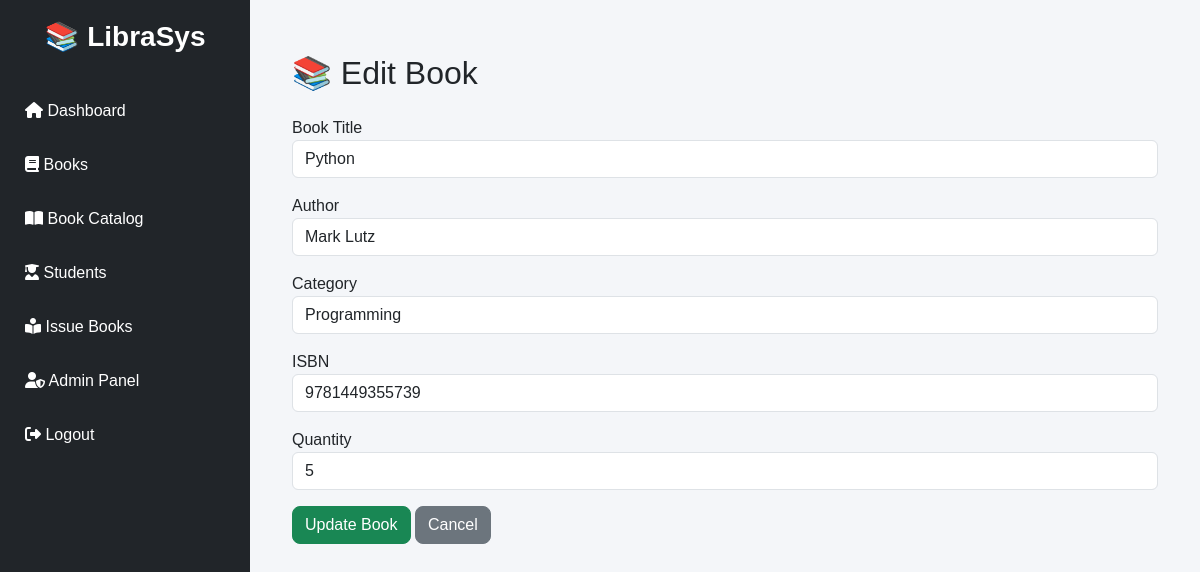
The page /books/edit/2/ (signed in) on the database its author committed.
### library/models.py (models this page shows, shortened)
class Book(models.Model):
    title = models.CharField(max_length=200)
    author = models.CharField(max_length=100)
    isbn = models.CharField(max_length=20, unique=True)
    cover = models.ImageField(upload_to='book_covers/', blank=True, null=True)
    category = models.CharField(max_length=100)
    quantity = models.PositiveIntegerField(default=1)
    available = models.PositiveIntegerField(default=1)
    added_on = models.DateTimeField(auto_now_add=True)

### library/views.py (the view, shortened to what this page needs)
# urls.py: path('books/edit/<int:book_id>/', views.edit_book, name='edit_book'),
@login_required
@user_passes_test(lambda u: u.is_staff)
def edit_book(request, book_id):
    book = get_object_or_404(Book, id=book_id)
    return render(request, "library/edit_book.html", {
        "book": book
    })

### library/templates/library/edit_book.html (shortened to what this page needs)
{% extends 'library/base.html' %}
{% block content %}
<div class="container mt-4">
    <h2 class="mb-4">📚 Edit Book</h2>
    <form method="POST">
        <div class="mb-3">
            <label>Book Title</label>
            <input type="text" name="title" class="form-control" value="{{ book.title }}" required>
        </div>
        <div class="mb-3">
            <label>Author</label>
            <input type="text" name="author" class="form-control" value="{{ book.author }}" required>
        </div>
        <div class="mb-3">
            <label>Category</label>
            <input type="text" name="category" class="form-control" value="{{ book.category }}" required>
        </div>
        <div class="mb-3">
            <label>ISBN</label>
            <input type="text" name="isbn" class="form-control" value="{{ book.isbn }}" required>
        </div>
        <div class="mb-3">
            <label>Quantity</label>
            <input type="number" name="quantity" class="form-control" value="{{ book.quantity }}" required>
        </div>
        <button class="btn btn-success">
            Update Book
        </button>
        <a href="{% url 'book_list' %}" class="btn btn-secondary">
            Cancel
        </a>
    </form>
</div>
{% endblock %}

### library/templates/library/base.html (style rules this page uses)
body { margin:0; background:#f4f6f9; font-family:Arial, Helvetica, sans-serif; }
.btn { border-radius:8px; }

### rows shown on the page
Book: title "Python", author "Mark Lutz", category "Programming", isbn "9781449355739", quantity "5"
